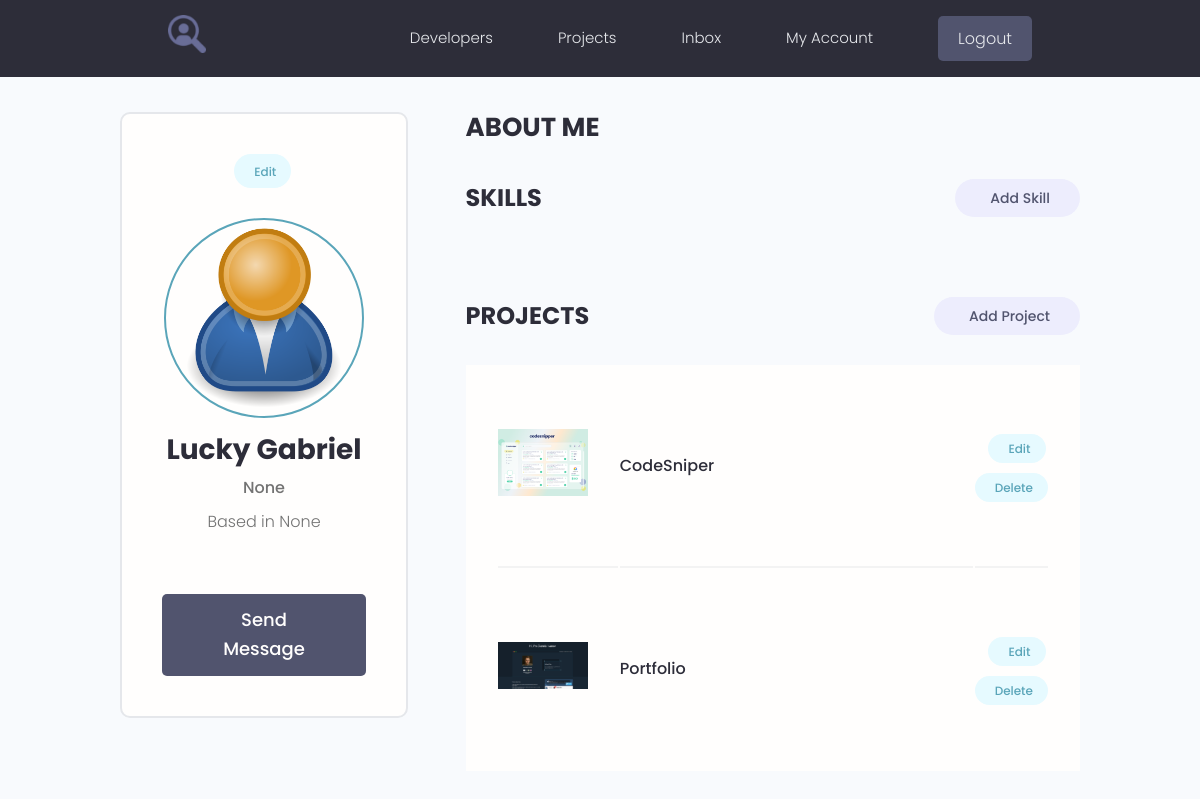
The app's page /account (signed in), older data.
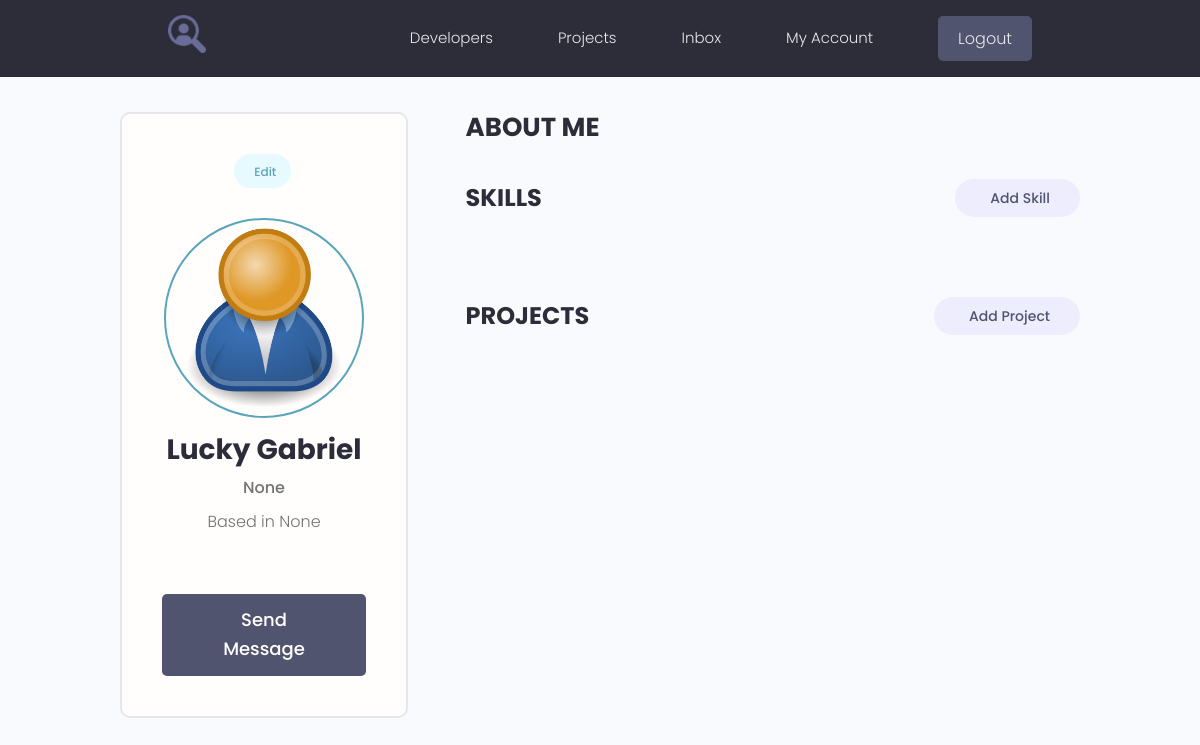
The same page, newer data.
### models/project.py (models this page shows, shortened)
class Project(BaseModel, Base):
    __tablename__ = 'projects'
    user_id = Column(String(60), ForeignKey('users.id'), nullable=True)
    title = Column(String(150), nullable=False)
    description = Column(Text, nullable=True)
    demo_link = Column(String(2000), nullable=True)
    source_link = Column(Text, nullable=True)
    vote_ratio = Column(Integer, nullable=True)
    vote_count = Column(Integer, nullable=True)
    image_url = Column(String(2000), default='images/default.jpg')
    tags = relationship("Tag", secondary=project_tag, viewonly=False)
    comments = relationship("Comment", backref="project", cascade="all, delete-orphan")
    rates = relationship("Rate", backref="project", cascade="all, delete-orphan")
    links = relationship("Link", backref="project", cascade="all, delete-orphan")
    objectives = relationship("Objective", backref="project", cascade="all, delete-orphan")
    takeaways = relationship("Takeaway", backref="project", cascade="all, delete-orphan")
    subtitles = relationship("Subtitle", backref="project", cascade="all, delete-orphan")

### webdynamic/views/users.py (the view)
@app_views.route('/account', methods=['GET'], strict_slashes=False)
@login_required
def account():
    profile = current_user.profile
    print(profile.name)
    return render_template('account.html', profile=profile)

### models/engine/dbManager.py (called while the page is built)
    def all(self, cls=None):
        new_dict = {}
        for clss in classes:
            if cls is None or cls is classes[clss] or cls is clss:
                objs = self.__session.query(classes[clss]).all()
                for obj in objs:
                    key = obj.__class__.__name__ + '.' + obj.id
                    new_dict[key] = obj
        return (new_dict)

    def get(self, cls, id):
        for obj in self.all(cls).values():
            if id == obj.id:
                return obj

### webdynamic/app.py (called while the page is built)
def linebreaksbr(value):
    return Markup(value.replace('\n', '<br>'))

@login_manager.user_loader
def load_user(user_id):
    user = storage.get(User, user_id)
    return user

@app.context_processor
def inject_user():
    return dict(current_user=current_user)

### webdynamic/templates/account.html (shortened to what this page needs)
{% extends 'main.html' %}
{% block content %}
<main class="settingsPage profile my-md">
    <div class="container">
      <div class="layout">
        <div class="column column--1of3">
          <div class="card text-center">
            <div class="card__body dev">
              <a class="tag tag--pill tag--main settings__btn" href="{{url_for('app_views.update_profile', profile_id=profile.id)}}"> Edit</a>
              <img class="avatar avatar--xl dev__avatar" src="{{url_for('static', filename=profile.profile_image_url)}}" />
              <h2 class="dev__name">{{profile.name}}</h2>
              <p class="dev__title">{{profile.headline}}</p>
              <p class="dev__location">Based in {{profile.location}}</p>
              <a href="#" class="btn btn--sub btn--lg">Send Message </a>
            </div>
          </div>
        </div>
        <div class="column column--2of3">
          <div class="devInfo">
            <h3 class="devInfo__title">About Me</h3>
          </div>
          <div class="settings">
            <h3 class="settings__title">Skills</h3>
            <a class="tag tag--pill tag--sub settings__btn tag--lg" href="{{url_for('app_views.add_skill')}}"> Add Skill</a>
          </div>
          <div class="settings">
            <h3 class="settings__title">Projects</h3>
            <a class="tag tag--pill tag--sub settings__btn tag--lg" href="{{url_for('app_views.create_project')}}"> Add Project</a>
          </div>
          <table class="settings__table">
            {% for project in profile.user.projects %}
            <tr>
              <td class="settings__thumbnail">
                <a href="{{url_for('app_views.single_project', id=project.id )}}"><img src="{{url_for('static', filename=project.image_url)}}" alt="Project Thumbnail" /></a>
              </td>
              <td class="settings__tableInfo">
                <a href="{{url_for('app_views.single_project', id=project.id )}}">{{project.title}}</a>
              </td>
              <td class="settings__tableActions">
                <a class="tag tag--pill tag--main settings__btn" href="{{url_for('app_views.update_project', project_id=project.id)}}"> Edit</a>
                <a class="tag tag--pill tag--main settings__btn" href="{{url_for('app_views.delete_project', project_id=project.id)}}">
                  Delete</a>
              </td>
            </tr>
            {% endfor %}
          </table>
        </div>
      </div>
    </div>
  </main>
{% endblock %}

Row changes from the older to the newer data that the page shows:
removed Project: image_url (picture), title "CodeSniper"
removed Project: image_url (picture), title "Portfolio"
